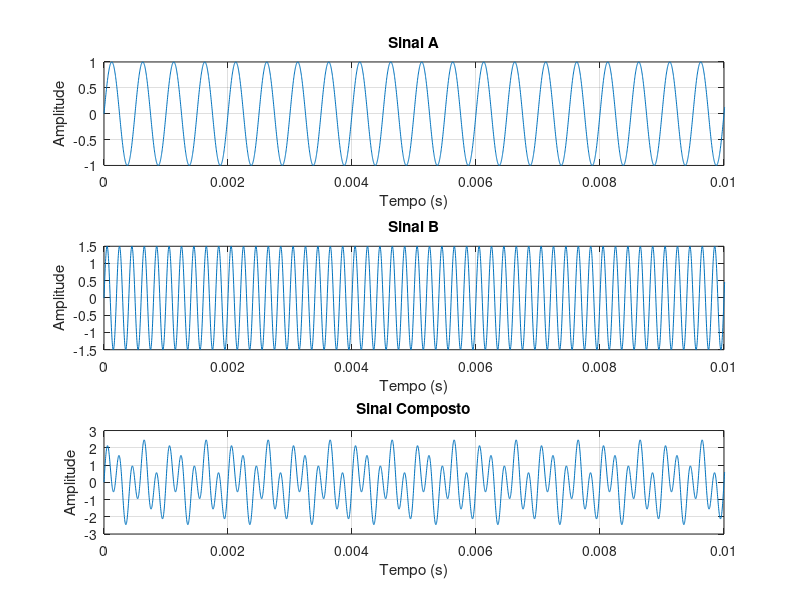
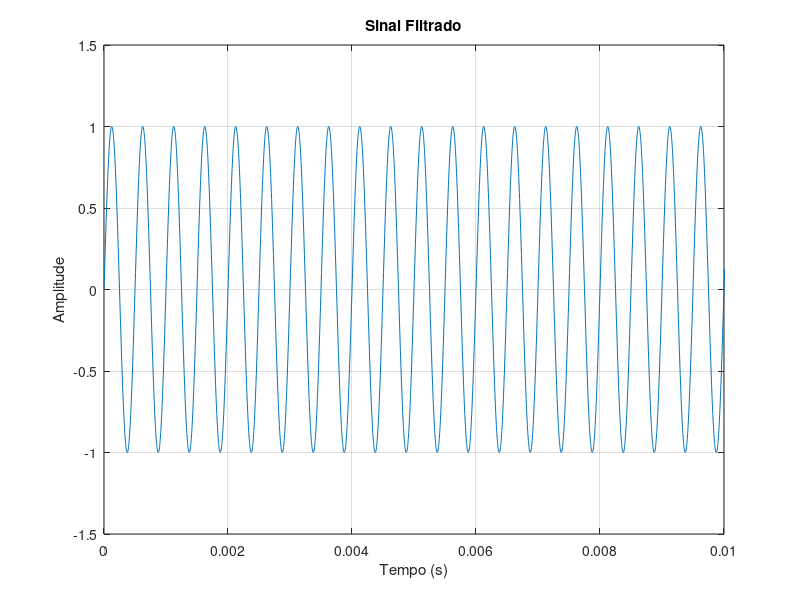
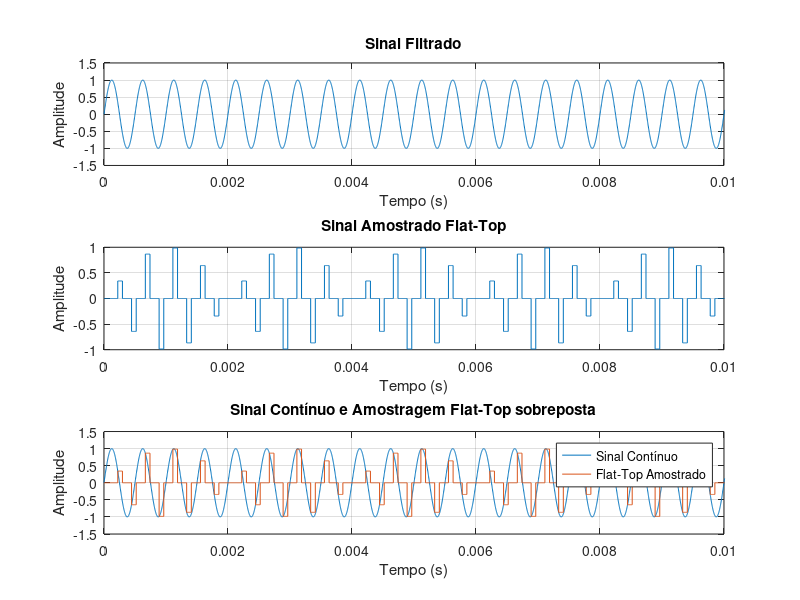
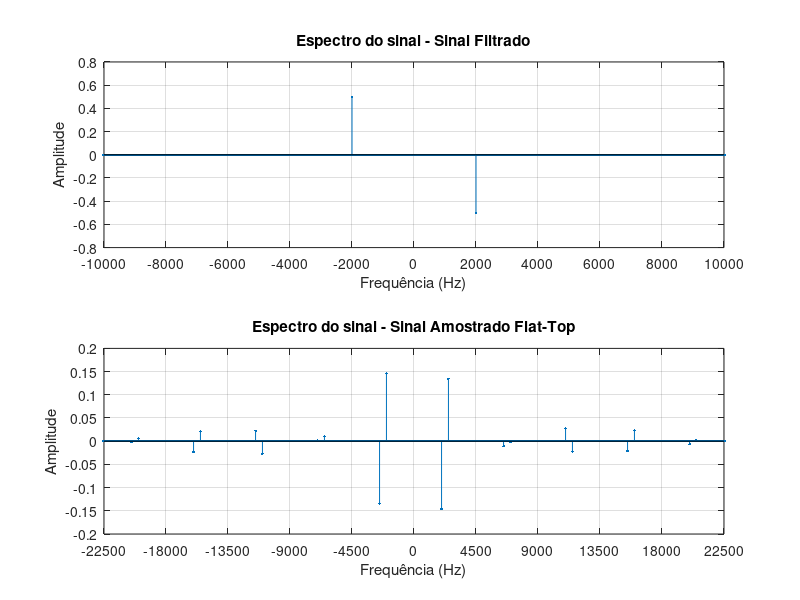

Recreate these plots in MATLAB, in order.
clear;
clc;
close all;

pkg load signal;

f1 = 2e3;        % Frequencia da senoide a ser amostrada
f2 = 5e3;        % Frequencia da segunda senoide
A1 = 1.0;        % Amplitude da senoide a ser amostrada
A2 = 1.5;        % Amplitude da segunda senoide

fs = 4.5e3;        % Frequencia de amostragem
Ts = 1/fs;       % Periodo de amostragem
fNyquist = fs/2; % Frequencia de Nyquist
fAnalog = 360e3; % Frequencia da grade computacional
Ta = 1/fAnalog;  % Periodo da grade computacional
tempoTotal = 1;  % Tempo total de simulacao
t = 0:Ta:tempoTotal-Ta; % Grade computacional
nPAnalog = length(t);   % Total de pontos da grade
fCorte = 3e3;    % Frequencia de corte do filtro passa baixas

sinalA = A1*sin(2*pi*f1*t);
sinalB = A2*sin(2*pi*f2*t);
sinalComposto = sinalA + sinalB;

filtroIdeal = zeros(1, nPAnalog);
for i = 1:nPAnalog
    fAtual = (i-1) * (fAnalog / nPAnalog);
    if fAtual <= fCorte || fAtual >= (fAnalog - fCorte)
        filtroIdeal(i) = 1;
    else
        filtroIdeal(i) = 0;
    end
end

sinalCompostoFFT = fft(sinalComposto);
sinalFiltradoFFT = sinalCompostoFFT .* filtroIdeal;
sinalFiltrado = real(ifft(sinalFiltradoFFT));

% Figura 1: Sinais no Tempo
figure;
subplot(3,1,1);
plot(t,sinalA);
grid on;
xlabel('Tempo (s)');
ylabel('Amplitude');
title('Sinal A');
xlim([0 0.01]);

subplot(3,1,2);
plot(t,sinalB);
grid on;
xlabel('Tempo (s)');
ylabel('Amplitude');
title('Sinal B');
xlim([0 0.01]);

subplot(3,1,3);
plot(t,sinalComposto);
grid on;
xlabel('Tempo (s)');
ylabel('Amplitude');
title('Sinal Composto');
xlim([0 0.01]);
saveas(gcf, sprintf('FlatTop_%gHz_01_Sinais_No_Tempo_A.png', fs));

figure;
subplot(1,1,1);
plot(t,sinalFiltrado);
grid on;
xlabel('Tempo (s)');
ylabel('Amplitude');
title('Sinal Filtrado');
xlim([0 0.01]);
saveas(gcf, sprintf('FlatTop_%gHz_01_Sinais_No_Tempo_B.png', fs));

kPasso = round(Ts/Ta);
d = Ts/3; % Tempo de abertura do pulso
numPontosPulso = round(d/Ta);
dReal = numPontosPulso * Ta;

amostras = sinalFiltrado(1:kPasso:end); % Obtendo as amostras do sinal filtrado
pulsoFlatTop = [ones(1, numPontosPulso), zeros(1, kPasso - numPontosPulso)]; % Pulso retangular Flat-Top
sinalAmostradoFlatTop = kron(amostras, pulsoFlatTop); % Construindo o sinal Flat-Top
sinalAmostradoFlatTop = sinalAmostradoFlatTop(1:nPAnalog);

% Figura 2: Processo de amostragem no tempo
figure;
subplot(3,1,1);
plot(t,sinalFiltrado);
grid on;
xlabel('Tempo (s)');
ylabel('Amplitude');
title('Sinal Filtrado');
xlim([0 0.01]);

subplot(3,1,2);
stairs(t,sinalAmostradoFlatTop);
grid on;
xlabel('Tempo (s)');
ylabel('Amplitude');
title('Sinal Amostrado Flat-Top');
xlim([0 0.01]);

subplot(3,1,3);
plot(t, sinalFiltrado);
hold on;
stairs(t, sinalAmostradoFlatTop);
grid on;
xlabel('Tempo (s)');
ylabel('Amplitude');
title('Sinal Contínuo e Amostragem Flat-Top sobreposta');
legend('Sinal Contínuo', 'Flat-Top Amostrado');
xlim([0 0.01]);
hold off;
saveas(gcf, sprintf('FlatTop_%gHz_02_Processo_De_Amostragem.png', fs));

f = (-nPAnalog/2 : nPAnalog/2 - 1) * (fAnalog / nPAnalog); % Grade computacional da frequencia

sinalFiltradoFFT_plot = fftshift(fft(sinalFiltrado)) / nPAnalog;
sinalAmostradoFlatTopFFT_plot = fftshift(fft(sinalAmostradoFlatTop)) / nPAnalog;

magFiltrado = abs(sinalFiltradoFFT_plot);
faseFiltrado = angle(sinalFiltradoFFT_plot) * (180/pi);
faseFiltrado(magFiltrado < 0.01 * max(magFiltrado)) = 0;

magFlatTop = abs(sinalAmostradoFlatTopFFT_plot);
faseFlatTop = angle(sinalAmostradoFlatTopFFT_plot) * (180/pi);
faseFlatTop(magFlatTop < 0.01 * max(magFlatTop)) = 0;

% Figura 3: Espectro do sinal - Parte Imaginária
figure;
subplot(2,1,1);
stem(f, imag(sinalFiltradoFFT_plot), '.');
grid on;
xlabel('Frequência (Hz)');
ylabel('Amplitude');
title('Espectro do sinal - Sinal Filtrado');
xlim([-10000 10000]);
xticks(-10000:2000:10000);

subplot(2,1,2);
stem(f, imag(sinalAmostradoFlatTopFFT_plot), '.');
grid on;
xlabel('Frequência (Hz)');
ylabel('Amplitude');
title('Espectro do sinal - Sinal Amostrado Flat-Top');
xlim([-5*fs 5*fs]);
xticks(-5*fs : fs : 5*fs);
saveas(gcf, sprintf('FlatTop_%gHz_03_Espectros_Do_Sinal_Imag.png', fs));

% Figura 4: Espectros de Magnitude
figure;
subplot(2,1,1);
stem(f, magFiltrado, '.');
grid on;
xlabel('Frequência (Hz)');
ylabel('Magnitude');
title('Espectro de Magnitude - Sinal Filtrado');
xlim([-10000 10000]);
xticks(-10000:2000:10000);
xtickangle(45);

subplot(2,1,2);
stem(f, magFlatTop, '.');
grid on;
xlabel('Frequência (Hz)');
ylabel('Magnitude');
title('Espectro de Magnitude do Sinal Flat-Top');
xlim([-15000 15000]);
xticks(-15000:3000:15000);
saveas(gcf, sprintf('FlatTop_%gHz_04_Espectros_De_Magnitude.png', fs));

% Figura 5: Espectros de Fase
figure;
subplot(2,1,1);
stem(f, faseFiltrado, '.');
grid on;
xlabel('Frequência (Hz)');
ylabel('Fase (graus)');
title('Espectro de Fase - Sinal Filtrado');
xlim([-10000 10000]);
xticks(-10000:2000:10000);
ylim([-180 180]);
yticks(-180:90:180);

subplot(2,1,2);
stem(f, faseFlatTop, '.');
grid on;
xlabel('Frequência (Hz)');
ylabel('Fase (graus)');
title('Espectro de Fase - Sinal Amostrado Flat-Top');
xlim([-5*fs 5*fs]);
xticks(-5*fs : fs : 5*fs);
ylim([-180 180]);
yticks(-180:45:180);
saveas(gcf, sprintf('FlatTop_%gHz_05_Espectros_De_Fase.png', fs));

fCorteReconstrucao = fs/2;
filtroReconstrucao = zeros(1, nPAnalog);
for i = 1:nPAnalog
    fAtual = (i-1) * (fAnalog / nPAnalog);
    if fAtual <= fCorteReconstrucao || fAtual >= (fAnalog - fCorteReconstrucao)
        filtroReconstrucao(i) = 1;
    else
        filtroReconstrucao(i) = 0;
    end
end

fatorCompensacao = Ts / dReal;
sinalAmostradoFlatTopFFT = fft(sinalAmostradoFlatTop);
sinalReconstruidoFFT = sinalAmostradoFlatTopFFT .* filtroReconstrucao * fatorCompensacao;
sinalReconstruido = real(ifft(sinalReconstruidoFFT));

filtroReconstrucaoPlot = fftshift(filtroReconstrucao);
sinalReconstruidoFFT_plot = fftshift(sinalReconstruidoFFT) / nPAnalog;

% Figura 7: Reconstrução e Comparação
figure;
subplot(3,1,1);
stem(f, imag(sinalAmostradoFlatTopFFT_plot), '.');
grid on;
xlabel('Frequência (Hz)');
ylabel('Amplitude');
title('Espectro do sinal - Sinal Amostrado Flat-Top');
xlim([-5*fs 5*fs]);
xticks(-5*fs : fs : 5*fs);

subplot(3,1,2);
plot(f, filtroReconstrucaoPlot);
grid on;
xlabel('Frequência (Hz)');
ylabel('Ganho');
title('Filtro Ideal de Reconstrução');
xlim([-5*fs 5*fs]);
xticks(-5*fs : fs : 5*fs);
ylim([-0.2 1.2]);

subplot(3,1,3);
stem(f, imag(sinalReconstruidoFFT_plot), '.');
grid on;
xlabel('Frequência (Hz)');
ylabel('Amplitude');
title('Espectro do sinal - Sinal Reconstruído');
xlim([-5*fs 5*fs]);
xticks(-5*fs : fs : 5*fs);
saveas(gcf, sprintf('FlatTop_%gHz_07_Reconstrucao_E_Comparacao_A.png', fs));

figure;
subplot(1,1,1);
plot(t, sinalFiltrado, 'DisplayName', 'Sinal Filtrado');
hold on;
plot(t, sinalReconstruido, '--', 'DisplayName', 'Sinal Reconstruído');
grid on;
xlabel('Tempo (s)');
ylabel('Amplitude');
title('Comparação: Sinal Filtrado vs Sinal Reconstruído');
xlim([0 0.01]);
legend('Location', 'northeast');
hold off;
saveas(gcf, sprintf('FlatTop_%gHz_07_Reconstrucao_E_Comparacao_B.png', fs));
